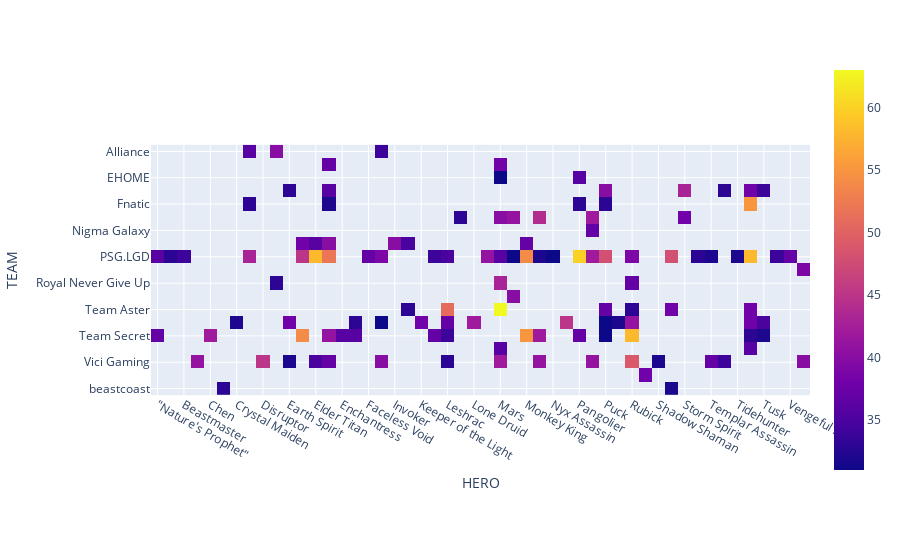

Notebook source saved alongside this figure:
### Code cell
px.imshow(team_hero_wins.head(120).pivot('TEAM', 'HERO', 'COUNT'))

### Figure 1 — Plotly figure (JSON) as saved in the notebook; plotly's stock layout.template omitted (floating-point values rounded to 4 significant figures; data arrays with more than 128 entries replaced by an {"elided": "..."} marker saying what was removed)
{"data": [{"coloraxis": "coloraxis", "hovertemplate": "HERO: %{x}<br>TEAM: %{y}<br>color: %{z}<extra></extra>", "name": "0", "type": "heatmap", "x": ["\"Nature's Prophet\"", "Bane", "Beastmaster", "Centaur Warrunner", "Chen", "Clockwerk", "Crystal Maiden", "Death Prophet", "Disruptor", "Dragon Knight", "Earth Spirit", "Earthshaker", "Elder Titan", "Ember Spirit", "Enchantress", "Enigma", "Faceless Void", "Grimstroke", "Invoker", "Io", "Keeper of the Light", "Kunkka", "Leshrac", "Lion", "Lone Druid", "Magnus", "Mars", "Mirana", "Monkey King", "Morphling", "Nyx Assassin", "Oracle", "Pangolier", "Phoenix", "Puck", "Razor", "Rubick", "Shadow Demon", "Shadow Shaman", "Snapfire", "Storm Spirit", "Sven", "Templar Assassin", "Terrorblade", "Tidehunter", "Tiny", "Tusk", "Undying", "Vengeful Spirit", "Void Spirit"], "xaxis": "x", "y": ["Alliance", "BOOM Esports", "EHOME", "Evil Geniuses", "Fnatic", "Invictus Gaming", "Nigma Galaxy", "OG", "PSG.LGD", "Quincy Crew", "Royal Never Give Up", "TNC Predator", "Team Aster", "Team Liquid", "Team Secret", "Team Spirit", "Vici Gaming", "Virtus.pro", "beastcoast"], "yaxis": "y", "z": {"elided": "19x50 int values"}}], "layout": {"coloraxis": {"colorscale": [[0, "#0d0887"], [0.1111, "#46039f"], [0.2222, "#7201a8"], [0.3333, "#9c179e"], [0.4444, "#bd3786"], [0.5556, "#d8576b"], [0.6667, "#ed7953"], [0.7778, "#fb9f3a"], [0.8889, "#fdca26"], [1, "#f0f921"]]}, "margin": {"t": 60}, "xaxis": {"anchor": "y", "constrain": "domain", "domain": [0, 1], "scaleanchor": "y", "title": {"text": "HERO"}}, "yaxis": {"anchor": "x", "autorange": "reversed", "constrain": "domain", "domain": [0, 1], "title": {"text": "TEAM"}}}}
